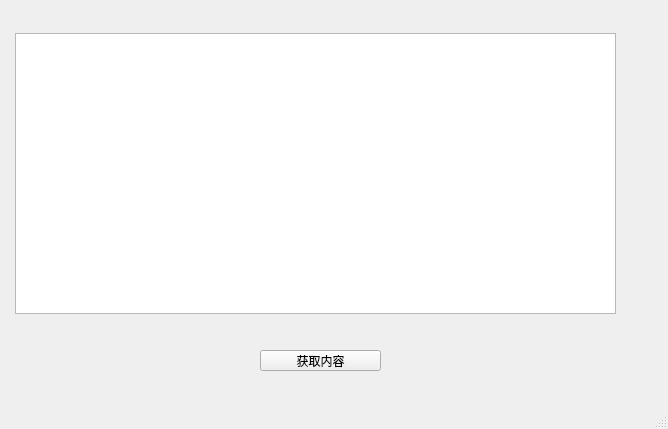
<?xml version="1.0" encoding="UTF-8"?>
<ui version="4.0">
 <class>MainWindow</class>
 <widget class="QMainWindow" name="MainWindow">
  <property name="geometry">
   <rect>
    <x>0</x>
    <y>0</y>
    <width>668</width>
    <height>429</height>
   </rect>
  </property>
  <property name="windowTitle">
   <string>MainWindow</string>
  </property>
  <widget class="QWidget" name="centralwidget">
   <widget class="QPlainTextEdit" name="plainTextEdit">
    <property name="geometry">
     <rect>
      <x>15</x>
      <y>33</y>
      <width>601</width>
      <height>281</height>
     </rect>
    </property>
   </widget>
   <widget class="QPushButton" name="pushButton">
    <property name="geometry">
     <rect>
      <x>260</x>
      <y>350</y>
      <width>121</width>
      <height>21</height>
     </rect>
    </property>
    <property name="text">
     <string>获取内容</string>
    </property>
   </widget>
  </widget>
  <widget class="QMenuBar" name="menubar">
   <property name="geometry">
    <rect>
     <x>0</x>
     <y>0</y>
     <width>668</width>
     <height>18</height>
    </rect>
   </property>
  </widget>
  <widget class="QStatusBar" name="statusbar"/>
 </widget>
 <resources/>
 <connections/>
</ui>
